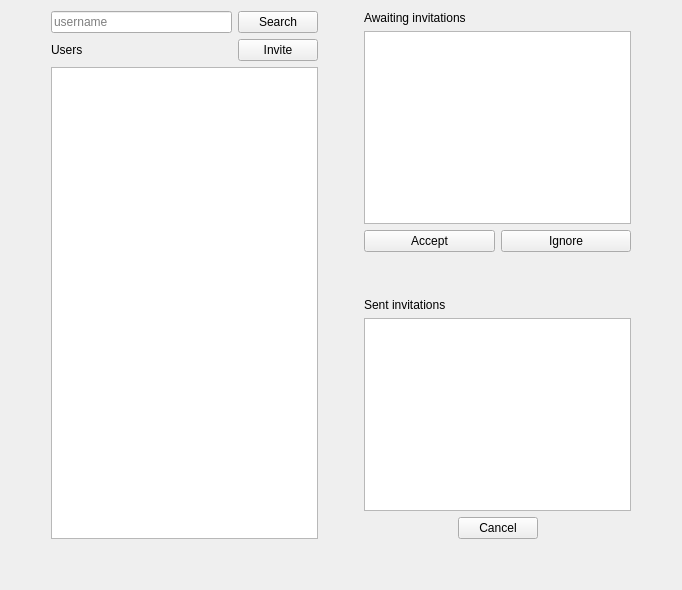
<?xml version="1.0" encoding="UTF-8"?>
<ui version="4.0">
 <class>InviteFriendsPage</class>
 <widget class="QWidget" name="InviteFriendsPage">
  <property name="geometry">
   <rect>
    <x>0</x>
    <y>0</y>
    <width>682</width>
    <height>590</height>
   </rect>
  </property>
  <property name="windowTitle">
   <string>Form</string>
  </property>
  <layout class="QVBoxLayout" name="verticalLayout_5">
   <item>
    <layout class="QHBoxLayout" name="horizontalLayout_6">
     <item>
      <spacer name="horizontalSpacer_4">
       <property name="orientation">
        <enum>Qt::Horizontal</enum>
       </property>
       <property name="sizeType">
        <enum>QSizePolicy::Minimum</enum>
       </property>
       <property name="sizeHint" stdset="0">
        <size>
         <width>40</width>
         <height>20</height>
        </size>
       </property>
      </spacer>
     </item>
     <item>
      <layout class="QHBoxLayout" name="horizontalLayout_5">
       <item>
        <layout class="QVBoxLayout" name="verticalLayout_2">
         <item>
          <layout class="QHBoxLayout" name="horizontalLayout">
           <item>
            <widget class="QLineEdit" name="search_bar">
             <property name="placeholderText">
              <string>username</string>
             </property>
            </widget>
           </item>
           <item>
            <widget class="QPushButton" name="search_button">
             <property name="text">
              <string>Search</string>
             </property>
            </widget>
           </item>
          </layout>
         </item>
         <item>
          <layout class="QHBoxLayout" name="horizontalLayout_3">
           <item>
            <widget class="QLabel" name="search_result_label">
             <property name="text">
              <string>Users</string>
             </property>
            </widget>
           </item>
           <item>
            <spacer name="horizontalSpacer">
             <property name="orientation">
              <enum>Qt::Horizontal</enum>
             </property>
             <property name="sizeHint" stdset="0">
              <size>
               <width>40</width>
               <height>20</height>
              </size>
             </property>
            </spacer>
           </item>
           <item>
            <widget class="QPushButton" name="invite_button">
             <property name="text">
              <string>Invite</string>
             </property>
            </widget>
           </item>
          </layout>
         </item>
         <item>
          <widget class="QListWidget" name="search_result"/>
         </item>
        </layout>
       </item>
      </layout>
     </item>
     <item>
      <spacer name="horizontalSpacer_5">
       <property name="orientation">
        <enum>Qt::Horizontal</enum>
       </property>
       <property name="sizeType">
        <enum>QSizePolicy::Minimum</enum>
       </property>
       <property name="sizeHint" stdset="0">
        <size>
         <width>40</width>
         <height>20</height>
        </size>
       </property>
      </spacer>
     </item>
     <item>
      <layout class="QVBoxLayout" name="verticalLayout_4">
       <item>
        <layout class="QVBoxLayout" name="verticalLayout">
         <item>
          <widget class="QLabel" name="awaiting_invitations_label">
           <property name="text">
            <string>Awaiting invitations</string>
           </property>
          </widget>
         </item>
         <item>
          <widget class="QListWidget" name="awaiting_invitations"/>
         </item>
         <item>
          <layout class="QHBoxLayout" name="horizontalLayout_2">
           <item>
            <widget class="QPushButton" name="accept_button">
             <property name="text">
              <string>Accept</string>
             </property>
            </widget>
           </item>
           <item>
            <widget class="QPushButton" name="ignore_button">
             <property name="text">
              <string>Ignore</string>
             </property>
            </widget>
           </item>
          </layout>
         </item>
        </layout>
       </item>
       <item>
        <spacer name="verticalSpacer">
         <property name="orientation">
          <enum>Qt::Vertical</enum>
         </property>
         <property name="sizeType">
          <enum>QSizePolicy::Minimum</enum>
         </property>
         <property name="sizeHint" stdset="0">
          <size>
           <width>20</width>
           <height>40</height>
          </size>
         </property>
        </spacer>
       </item>
       <item>
        <layout class="QVBoxLayout" name="verticalLayout_3">
         <item>
          <widget class="QLabel" name="sent_invitations_label">
           <property name="text">
            <string>Sent invitations</string>
           </property>
          </widget>
         </item>
         <item>
          <widget class="QListWidget" name="sent_invitations"/>
         </item>
         <item>
          <layout class="QHBoxLayout" name="horizontalLayout_4">
           <item>
            <spacer name="horizontalSpacer_2">
             <property name="orientation">
              <enum>Qt::Horizontal</enum>
             </property>
             <property name="sizeHint" stdset="0">
              <size>
               <width>40</width>
               <height>20</height>
              </size>
             </property>
            </spacer>
           </item>
           <item>
            <widget class="QPushButton" name="cancel_button">
             <property name="text">
              <string>Cancel</string>
             </property>
            </widget>
           </item>
           <item>
            <spacer name="horizontalSpacer_3">
             <property name="orientation">
              <enum>Qt::Horizontal</enum>
             </property>
             <property name="sizeHint" stdset="0">
              <size>
               <width>40</width>
               <height>20</height>
              </size>
             </property>
            </spacer>
           </item>
          </layout>
         </item>
        </layout>
       </item>
      </layout>
     </item>
     <item>
      <spacer name="horizontalSpacer_6">
       <property name="orientation">
        <enum>Qt::Horizontal</enum>
       </property>
       <property name="sizeType">
        <enum>QSizePolicy::Minimum</enum>
       </property>
       <property name="sizeHint" stdset="0">
        <size>
         <width>40</width>
         <height>20</height>
        </size>
       </property>
      </spacer>
     </item>
    </layout>
   </item>
   <item>
    <spacer name="verticalSpacer_2">
     <property name="orientation">
      <enum>Qt::Vertical</enum>
     </property>
     <property name="sizeType">
      <enum>QSizePolicy::Minimum</enum>
     </property>
     <property name="sizeHint" stdset="0">
      <size>
       <width>20</width>
       <height>40</height>
      </size>
     </property>
    </spacer>
   </item>
  </layout>
 </widget>
 <resources/>
 <connections/>
</ui>
